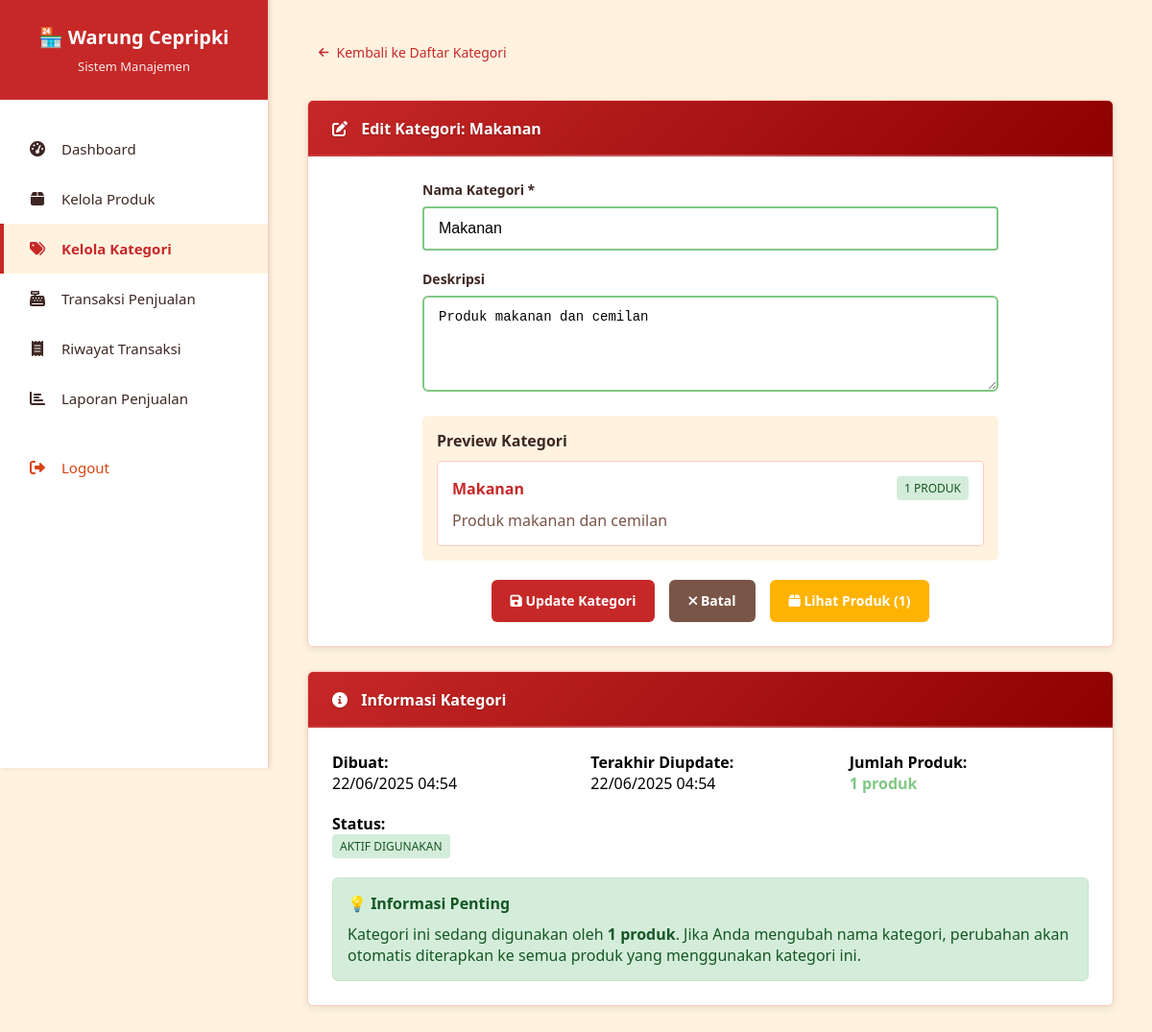
/edit-kategori.php?id=1 (signed in), run on the app's committed database.
### tables this page shows
CREATE TABLE kategori (
    id_kategori INT AUTO_INCREMENT PRIMARY KEY,
    nama_kategori VARCHAR(100) NOT NULL,
    deskripsi TEXT,
    created_at TIMESTAMP DEFAULT CURRENT_TIMESTAMP,
    updated_at TIMESTAMP DEFAULT CURRENT_TIMESTAMP ON UPDATE CURRENT_TIMESTAMP
);

### edit-kategori.php (the view, shortened to what this page needs)
<?php
require_once 'includes/layout.php';
$category = null;
$id_kategori = isset($_GET['id']) ? (int)$_GET['id'] : 0;
try {
    $conn = getConnection();
    $stmt = $conn->prepare("
        SELECT k.*, COUNT(p.id_produk) as jumlah_produk
        FROM kategori k
        LEFT JOIN produk p ON k.id_kategori = p.id_kategori
        WHERE k.id_kategori = ?
        GROUP BY k.id_kategori
    ");
    $stmt->execute([$id_kategori]);
    $category = $stmt->fetch();
} catch (Exception $e) {
    $error_message = 'Terjadi kesalahan dalam memuat data: ' . $e->getMessage();
}
?>
<nav style="margin-bottom: 20px;">
    <a href="kategori.php" style="color: var(--primary-color); text-decoration: none;">
        <i class="fas fa-arrow-left"></i> Kembali ke Daftar Kategori
    </a>
</nav>
<?php if ($category): ?>
<div class="card">
    <div class="card-header">
        <i class="fas fa-edit"></i> Edit Kategori: <?php echo htmlspecialchars($category['nama_kategori']); ?>
    </div>
    <div class="card-body">
        <form method="POST" action="">
            <div style="max-width: 600px; margin: 0 auto;">
                <div class="form-group mb-20">
                    <label for="nama_kategori">Nama Kategori *</label>
                    <input type="text" id="nama_kategori" name="nama_kategori" class="form-control"
                           value="<?php echo isset($_POST['nama_kategori']) ? htmlspecialchars($_POST['nama_kategori']) : htmlspecialchars($category['nama_kategori']); ?>"
                           required>
                </div>
                <div class="form-group mb-20">
                    <label for="deskripsi">Deskripsi</label>
                    <textarea id="deskripsi" name="deskripsi" class="form-control" rows="4"
                              placeholder="Deskripsi kategori (opsional)"><?php echo isset($_POST['deskripsi']) ? htmlspecialchars($_POST['deskripsi']) : htmlspecialchars($category['deskripsi']); ?></textarea>
                </div>
                <div id="preview-card" style="background: var(--secondary-color); padding: 15px; border-radius: 6px; margin-bottom: 20px;">
                    <h4 style="margin-bottom: 10px; color: var(--text-color);">Preview Kategori</h4>
                    <div style="background: white; padding: 15px; border-radius: 4px; border: 1px solid var(--border-color);">
                        <div style="display: flex; justify-content: space-between; align-items: center; margin-bottom: 10px;">
                            <strong id="preview-nama" style="color: var(--primary-color);"><?php echo htmlspecialchars($category['nama_kategori']); ?></strong>
                            <span class="status-badge status-success"><?php echo number_format($category['jumlah_produk']); ?> Produk</span>
                        </div>
                        <p id="preview-deskripsi" style="color: var(--text-light); margin: 0;"><?php echo htmlspecialchars($category['deskripsi'] ?: 'Tidak ada deskripsi'); ?></p>
                    </div>
                </div>
                <div style="display: flex; gap: 15px; justify-content: center;">
                    <button type="submit" class="btn">
                        <i class="fas fa-save"></i> Update Kategori
                    </button>
                    <a href="kategori.php" class="btn btn-secondary">
                        <i class="fas fa-times"></i> Batal
                    </a>
                    <?php if ($category['jumlah_produk'] > 0): ?>
                        <a href="produk.php" class="btn btn-warning">
                            <i class="fas fa-box"></i> Lihat Produk (<?php echo $category['jumlah_produk']; ?>)
                        </a>
                    <?php endif; ?>
                </div>
            </div>
        </form>
    </div>
</div>
<div class="card mt-25">
    <div class="card-header">
        <i class="fas fa-info-circle"></i> Informasi Kategori
    </div>
    <div class="card-body">
        <div style="display: grid; grid-template-columns: repeat(auto-fit, minmax(200px, 1fr)); gap: 20px;">
            <div>
                <strong>Dibuat:</strong><br>
                <?php echo date('d/m/Y H:i', strtotime($category['created_at'])); ?>
            </div>
            <div>
                <strong>Terakhir Diupdate:</strong><br>
                <?php echo date('d/m/Y H:i', strtotime($category['updated_at'])); ?>
            </div>
            <div>
                <strong>Jumlah Produk:</strong><br>
                <span style="color: <?php echo ($category['jumlah_produk'] > 0) ? 'var(--success-color)' : 'var(--text-light)'; ?>; font-weight: bold;">
                    <?php echo number_format($category['jumlah_produk']); ?> produk
                </span>
            </div>
            <div>
                <strong>Status:</strong><br>
                <span class="status-badge <?php echo ($category['jumlah_produk'] > 0) ? 'status-success' : 'status-pending'; ?>">
                    <?php echo ($category['jumlah_produk'] > 0) ? 'Aktif Digunakan' : 'Belum Digunakan'; ?>
                </span>
            </div>
        </div>
        <?php if ($category['jumlah_produk'] > 0): ?>
        <div style="margin-top: 20px; padding: 15px; background: #d4edda; border-radius: 6px; border: 1px solid #c3e6cb;">
            <h4 style="color: #155724; margin-bottom: 10px;">💡 Informasi Penting</h4>
            <p style="color: #155724; margin: 0;">
                Kategori ini sedang digunakan oleh <strong><?php echo number_format($category['jumlah_produk']); ?> produk</strong>.
                Jika Anda mengubah nama kategori, perubahan akan otomatis diterapkan ke semua produk yang menggunakan kategori ini.
            </p>
        </div>
        <?php endif; ?>
    </div>
</div>
<?php else: ?>
<div class="alert alert-danger">
    Kategori tidak ditemukan atau sudah dihapus.
</div>
<?php endif; ?>

### assets/css/style.css (style rules this page uses)
* { margin: 0; padding: 0; box-sizing: border-box; }
.btn, button.btn, a.btn { box-sizing: border-box; }
:root { --primary-color: #c62828; --primary-light: #ef5350; --primary-dark: #8e0000; --secondary-color: #fff3e0; --text-color: #3e2723; --text-light: #795548; --border-color: #ffccbc; --success-color: #81c784; --danger-color: #d84315; --warning-color: #ffb300; }
body { font-family: "Segoe UI", Tahoma, Geneva, Verdana, sans-serif; background: var(--secondary-color); min-height: 100vh; }
body.dashboard-page { margin: 0; overflow-x: hidden; }
.form-group { margin-bottom: 20px; }
.form-group label { display: block; margin-bottom: 8px; color: var(--text-color); font-weight: 600; font-size: 14px; }
.form-group label:after { content: " *"; color: var(--danger-color); display: none; }
.form-group input { width: 100%; padding: 12px 15px; border: 2px solid var(--border-color); border-radius: 4px; font-size: 16px; transition: border-color 0.3s ease; background: white; }
textarea.form-control { resize: vertical; min-height: 100px; }
.form-control { width: 100%; padding: 12px 15px; border: 2px solid var(--border-color); border-radius: 6px; font-size: 14px; transition: all 0.3s ease; background: white; }
.form-control:valid { border-color: var(--success-color); }
.form-group label[for] { position: relative; }
.mb-20 { margin-bottom: 20px; }
.mt-25 { margin-top: 25px; }
.card { animation: slideUp 0.3s ease-out; }
input, select, textarea, .form-control, .menu-item, .card { transition: color 0.2s ease, background-color 0.2s ease, border-color 0.2s ease; }
.btn, button.btn, a.btn { display: inline-block; padding: 12px 20px; background: var(--primary-color); color: white; border: none; border-radius: 6px; text-decoration: none; font-size: 14px; font-weight: 600; cursor: pointer; transition: all 0.3s ease; text-align: center; line-height: 1.4; vertical-align: middle; user-select: none; box-sizing: border-box; }
.btn.btn-secondary, .btn-secondary { background: var(--text-light); color: white; }
.btn.btn-warning, .btn-warning { background: var(--warning-color); color: white; }
.btn i { margin-right: 8px; }
.btn i:only-child { margin-right: 0; }
.status-badge { display: inline-block; padding: 4px 8px; border-radius: 4px; font-size: 12px; font-weight: 500; text-transform: uppercase; }
.status-success { background: #d4edda; color: #155724; }
.card { background: white; border-radius: 6px; box-shadow: 0 2px 8px rgba(0, 0, 0, 0.1); border: 1px solid var(--border-color); overflow: hidden; margin-bottom: 25px; }
.card-header { background: linear-gradient( 135deg, var(--primary-color) 0%, var(--primary-dark) 100% ); color: white; padding: 18px 25px; font-weight: 600; font-size: 16px; border-bottom: none; position: relative; text-shadow: 0 1px 2px rgba(0, 0, 0, 0.2); }
.card-header::after { content: ""; position: absolute; bottom: 0; left: 0; right: 0; height: 2px; background: linear-gradient( 90deg, rgba(255, 255, 255, 0.1) 0%, rgba(255, 255, 255, 0.3) 50%, rgba(255, 255, 255, 0.1) 100% ); }
.card-header i { margin-right: 10px; }
.card-body { padding: 25px; }
nav { margin-bottom: 20px; padding: 12px 0; }
nav a { color: var(--primary-color); text-decoration: none; font-weight: 500; font-size: 14px; display: inline-flex; align-items: center; gap: 8px; padding: 8px 12px; border-radius: 4px; transition: all 0.2s ease; }
nav a i { font-size: 12px; }
.btn, button.btn, a.btn { font-family: inherit; -webkit-appearance: none; -moz-appearance: none; appearance: none; }

### data on the page
kategori: nama_kategori "Makanan", deskripsi "Produk makanan dan cemilan", created_at "22/06/2025 04:54", updated_at "22/06/2025 04:54"

### other printed values
$item['label'] "Dashboard"
$item['label'] "Kelola Produk"
$item['label'] "Kelola Kategori"
$item['label'] "Transaksi Penjualan"
$item['label'] "Riwayat Transaksi"
$item['label'] "Laporan Penjualan"
$category['jumlah_produk'] "1"
